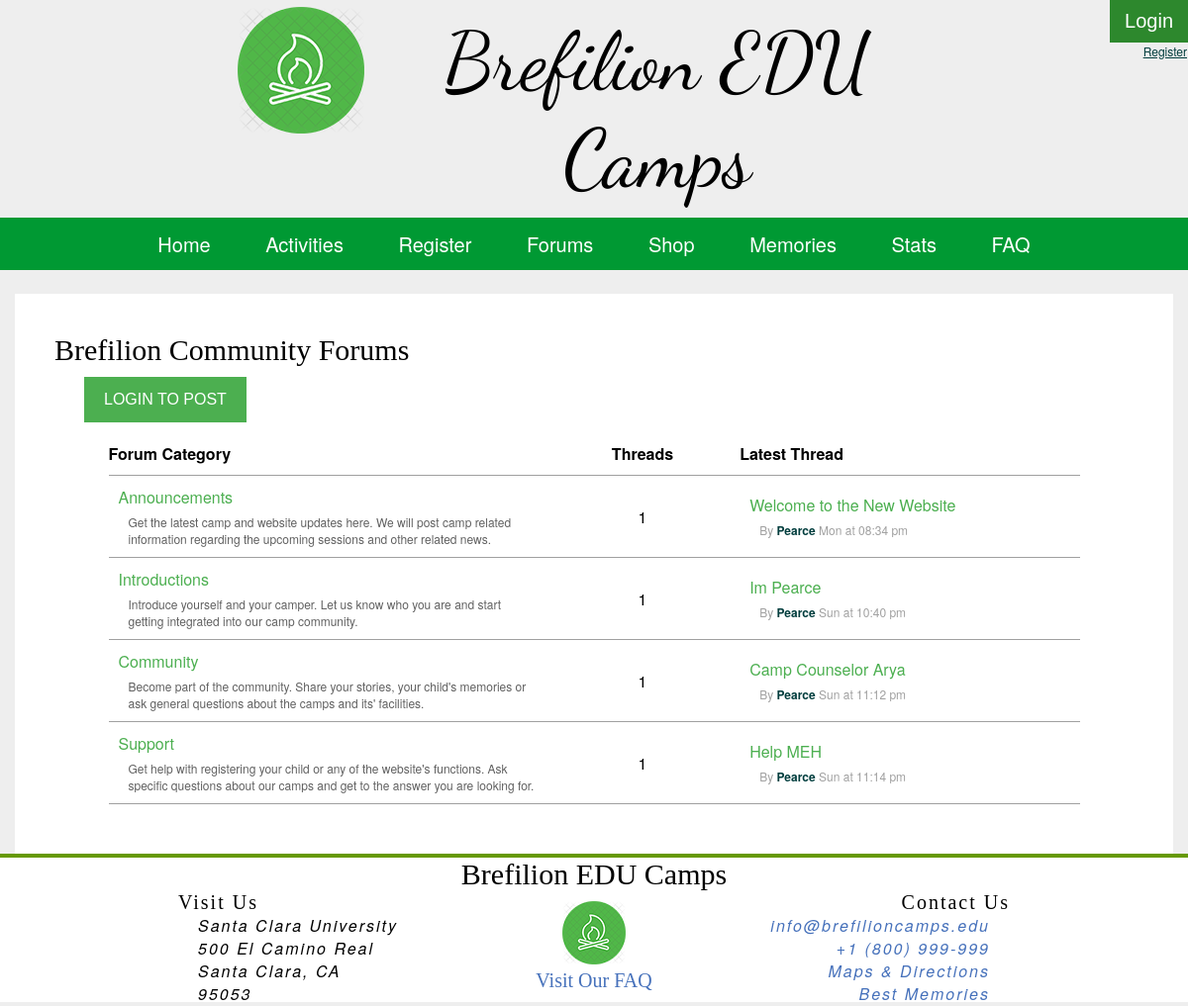
Page /forums/index.php on the committed database.
### tables this page shows
CREATE TABLE `forum_category` (
  `id` int(11) NOT NULL,
  `name` varchar(20) NOT NULL,
  `description` text NOT NULL,
  `count` int(10) UNSIGNED NOT NULL DEFAULT '0'
);

CREATE TABLE `forum_threads` (
  `id` int(10) UNSIGNED NOT NULL,
  `epoch` int(10) UNSIGNED NOT NULL,
  `parent` int(11) UNSIGNED NOT NULL,
  `author` int(11) UNSIGNED NOT NULL,
  `title` text NOT NULL,
  `message` text NOT NULL,
  `replies` int(11) UNSIGNED NOT NULL DEFAULT '0'
);

CREATE TABLE `user_info` (
  `id` int(10) UNSIGNED NOT NULL,
  `firstname` varchar(30) NOT NULL,
  `lastname` varchar(30) NOT NULL,
  `username` varchar(30) NOT NULL,
  `email` varchar(30) NOT NULL,
  `phone` varchar(10) NOT NULL
);

### forums/index.php (the view, shortened to what this page needs)
<!DOCTYPE html>
<html>
	<head>
		<?php include($_SERVER['DOCUMENT_ROOT']."/projects/coen161/includes/head.php"); ?>
	</head>
	<body>
		<div id="page-wrapper">
			<?php include($_SERVER['DOCUMENT_ROOT']."/projects/coen161/includes/header.php"); ?>
			<div id="content">
				<div class="container">
					<h2 class="section-header">Brefilion Community Forums</h2>
					<?php
						if (isset($_GET['thread'])) {
							$thread = $_GET['thread'];
							if ($thread == 0) {
								if (isset($_SESSION['loggedIn'])) {
									$fTitle = $fTitleErr = $fMessageErr = $fCategoryErr = '';
									$validThread = true;
									$query = "SELECT * FROM forum_threads ORDER BY id DESC LIMIT 1";
									$result = mysqli_query($sql, $query);
									while ($row = mysqli_fetch_assoc($result)) {
										$thread = $row['id'] + 1;
									}
									if ($_SERVER['REQUEST_METHOD'] == 'POST') {
										if (isset($_POST['newPost-form-php'])) {
											$fTitle = $_POST['newPost-title'];
											$fMessage = $_POST['newPost-message'];
											$fCategory = $_POST['newPost-categorty'];
											if (empty($fTitle)) {
												$fTitleErr = 'You must enter a thread title';
												$validThread = false;
											} else {
												$fTitle = test($fTitle);
											}
											if (empty($fMessage)) {
												$fMessageErr = 'You must enter some content';
												$validThread = false;
											} else {
												$fMessage = test($fMessage);
											}
											if ($fCategory < 2) {
												$fCategoryErr = 'You must select a forum category';
												$validThread = false;
											}
											if ($validThread) {
												$currTime = date('U');
												$author = $_SESSION['id'];
												$insert = "INSERT INTO forum_threads (epoch, parent, author, title, message) VALUES ('$currTime', '$fCategory', '$author', '$fTitle', '$fMessage')";
												mysqli_query($sql, $insert);
												$query = "SELECT * FROM forum_category WHERE id='$fCategory'";
												$result = mysqli_query($sql, $query);
												while ($row = $mysqli_fetch_assoc($result)) {
													$threadCount = $row['count'];
												}
												$threadCount++;
												$update = "UPDATE forum_category SET count='$threadCount' WHERE id=$fCategory";
												mysqli_query($sql, $update);
											}
										}
									}
									echo '<form id="create-thread" name="create-thread" method="post" action="/projects/coen161/forums/create/index.php?thread='.$thread.'">';
										echo '<label><strong>Select a Category</strong></label><span class="req">* </span><span id="newPost-categoryErr" class="error">'.$fCategoryErr.'</span><br>';
										echo '<select id="newPost-category" name="newPost-category">';
											$query = "SELECT * FROM forum_category";
											$result = mysqli_query($sql, $query);
											echo '<option value="0">Select Category</option>';
											while ($row = mysqli_fetch_assoc($result)) {
												if ($row['id'] != 1) {
													echo '<option value="'.$row['id'].'">'.$row['name'].'</option>';
												}
											}
										echo '</select><br>';
										echo '<label><strong>Title</strong></label><span class="req">* </span><span id="newPost-titleErr" class="error">'.$fTitleErr.'</span><br>';
										echo '<input id="newPost-title" name="newPost-title" type="text" value="'.$fTitle.'"><br>';
										echo '<label><strong>Message</strong></label><span class="req">* </span><span id="newPost-messageErr" class="error">'.$fMessageErr.'</span><br>';
										echo '<textarea id="newPost-message" name="newPost-message"></textarea><br>';
										echo '<input type="hidden" name="newPost-form-php"><br>';
										echo '<a href="/projects/coen161/forums/index.php?thread=0"><button id="newPost-btn" class="forum-btn" type="submit">Create</button></a>';
									echo '</form>';
								} else {
									echo '<button id="forumLogin" class="forum-btn">Login to Create a Thread</button>';
								}
							} else {
								$reply = $replyErr = '';
								if ($_SERVER['REQUEST_METHOD'] == 'POST') {
									if (isset($_POST['reply-form-php'])) {
										$reply = $_POST['reply'];
										if (!empty($reply)) {
											$reply = test($reply);
											$currTime = date('U');
											$parent = $_SESSION['id'];
											$insert = "INSERT INTO forum_replies (epoch, parent, author, message) VALUES ('$currTime', '$thread', '$parent', '$reply')";
											mysqli_query($sql, $insert);
											$query = "SELECT * FROM forum_threads WHERE id='$thread'";
											$result = mysqli_query($sql, $query);
											while ($row = mysqli_fetch_assoc($result)) {
												$replyCount = $row['replies'];
											}
											$replyCount++;
											$update = "UPDATE forum_threads SET replies='$replyCount' WHERE id=$thread";
											mysqli_query($sql, $update);
										}
									}
								}
								echo'<div class="forum-path">';
									echo '<p><a class="forum-link" href="/projects/coen161/forums/">Forum</a> >> ';
									$query = "SELECT * FROM forum_threads WHERE id='$thread'";
									$result = mysqli_query($sql, $query);
									while ($row = mysqli_fetch_assoc($result)) {
										$select = $row['parent'];
										$queryCat = "SELECT * FROM forum_category WHERE id='$select'";
										$resultCat = mysqli_query($sql, $queryCat);
										while ($rowCat = mysqli_fetch_assoc($resultCat)) {
											echo '<a href="/projects/coen161/forums/index.php?category='.$rowCat['id'].'" class="forum-link">'.$rowCat['name'].'</a>';
											echo ' >> '.$row['title'].'</p>';
										}
									}
								echo '</div>';
								echo '<div class="spacer" style="width: 96%;"></div>';
								if (!isset($_SESSION['loggedIn'])) {
									echo '<button id="forumLogin" class="forum-btn">Login to Reply</button>';
								}
								echo '<div id="thread">';
									echo '<div id="thread-op" class="forum-post">';
										$query = "SELECT * FROM forum_threads WHERE id='$thread' LIMIT 1";
										$result = mysqli_query($sql, $query);
										while ($row = mysqli_fetch_array($result)) {
											$queryAuthor = getAuthor($sql, $row['author']);
											$postTime = getTime($row['epoch']);
											$title = $row['title'];
											$message = $row['message'];
										}
										echo '<h4 class="post-title">'.$title.'</h4>';
										echo '<div class="f-spacer"></div>';
										echo '<p>'.$message.'</p>';
										echo '<p class="post-info" style="font-size: 14px;"><span class="post-author">'.$queryAuthor.'</span> - <span class="post-time">'.$postTime.'</span></p><br>';
									echo '</div>';
									if (isset($_SESSION['loggedIn'])) {
										echo '<form id="thread-reply" class="forum-reply" method="post" action="/projects/coen161/forums/index.php?thread='.$thread.'">';
											echo '<textarea id="text-reply" name="reply" placeholder="Leave a comment"></textarea>';
											echo '<input type="hidden" name="reply-form-php">';
											echo '<p id="replyErr" style="display: none;">'.$replyErr.'<p>';
											echo '<button id="btn-reply" class="forum-btn" style="display: none;">Reply</button>';
											echo '<button id="btn-reply-cancel" class="forum-btn" style="display: none;">Cancel</button>';
										echo '</form>';
									}
									$query = "SELECT * FROM forum_replies WHERE parent='$thread'";
									$result = mysqli_query($sql, $query);
									while ($row = mysqli_fetch_assoc($result)) {
										$queryAuthor = getAuthor($sql, $row['author']);
										$postTime = getTime($row['epoch']);
										$message = $row['message'];
										echo '<div class="forum-comment">';
											echo '<p class="comment-info"><span class="post-author">'.$queryAuthor.'</span> - <span class="post-time">'.$postTime.'</span></p>';
											echo '<p>'.$message.'</p>';
										echo '</div>';
									}
								echo '</div>';
							}
						} else {
							if (isset($_SESSION['loggedIn'])) {
								echo '<button id="newThreadBtn" class="forum-btn">New Thread</button>';
							} else {
								echo '<button id="forumLogin" class="forum-btn">Login to Post</button>';
							}
							echo '<table id="forum">';
								echo '<tr class="forum-header">';
									echo '<th class="forum">Forum Category</th>';
									echo '<th class="threads">Threads</th>';
									echo '<th class="latest">Latest Thread</th>';
								echo '</tr>';
							$query = "SELECT * FROM forum_category";
							$result = mysqli_query($sql, $query);
							while ($row = mysqli_fetch_assoc($result)) {
								echo '<tr>';
									echo '<td class="forum"><div>';
										echo '<a href="index.php?category='.$row['id'].'" class="forum-link">'.$row['name'].'</a>';
										echo '<p class="forum-desc">'.$row['description'].'</p>';
									echo '</div></td>';
									echo '<td class="threads">'.$row['count'].'</td>';
									$lastThreadInfo = getLastThread($sql, $row['id']);
									echo '<td class="latest"><div>';
										if (count($lastThreadInfo) == 7) {
											echo '<a href="index.php?thread='.$lastThreadInfo[0].'" class="forum-link">'.$lastThreadInfo[4].'</a>';
											$time = getTime($lastThreadInfo[1]);
											$queryAuthor = getAuthor($sql, $lastThreadInfo[3]);
											echo '<p class="post-info">By <span class="post-author">'.$queryAuthor.'</span> '.$time.'</p>';
										} else {
											echo '<p>'.$lastThreadInfo.'</p>';
										}
									echo '</div></td>';
								echo '</tr>';
							}
							echo '</table>';
						}
						function getAuthor($sql, $authorID) {
							$query = "SELECT * FROM user_info WHERE id='$authorID' LIMIT 1";
							$result = mysqli_query($sql, $query);
							if (mysqli_num_rows($result) > 0) {
								while ($row = mysqli_fetch_assoc($result)) {
									return $row['firstname'];
								}
							} else {
								return 'error (no author)';
							}
						}
						function getLastThread($sql, $category) {
							$query = "SELECT * FROM forum_category WHERE id='$category' LIMIT 1";
							$result = mysqli_query($sql, $query);
							$lastThreadInfo = array();
							while ($row = mysqli_fetch_assoc($result)) {
								if ($row['count'] > 0) {
									$queryThread = "SELECT * FROM forum_threads WHERE parent='$category' ORDER BY id DESC LIMIT 1";
									$resultThread = mysqli_query($sql, $queryThread);
									while ($rowThread = mysqli_fetch_array($resultThread)) {
										for ($x = 0; $x < 7; $x++) {
											array_push($lastThreadInfo, $rowThread[$x]);
										}
									}
									return $lastThreadInfo;
								} else {
									return 'There are no threads in this category';
								}
							}
						}
						function getTime($epoch) {
							$curr = date('U');
							if ($epoch - $curr > 604800) {
								return date('M d, y', $epoch);
							} else {
								return date('D \a\t h:i a', $epoch);
							}
						}
					?>
				</div>
			</div>
		</div>
		<?php include($_SERVER['DOCUMENT_ROOT']."/projects/coen161/includes/footer.php"); ?>
	</body>
</html>

### assets/css/main.css (style rules this page uses)
html, body { animation: pulse 0s; width: 100%; height: 100%; top: 0; right: 0; bottom: 0; left: 0; font-family: "Myriad Set Pro", "Helvetica Neue", "Helvetica", "Arial", sans-serif; }
html, body, #page-wrapper, #content, h1, h2, h3, h4, h5, h6, p, a, img, ul, li, table, tr, th, td, div, header, footer, nav, section, article, figure, figcaption, button, details, summary, input { margin: 0 0 0 0; padding: 0 0 0 0; -webkit-margin-before: 0; -webkit-margin-after: 0; -webkit-margin-start: 0; -webkit-margin-end: 0; }
h1, h2, h3, h4, h5, h6 { font-weight: 400; }
body { font-size: 16px; font-weight: 400; background-color: #F2F1F1; letter-spacing: 0px; font-style: normal; font-synthesis: none; -webkit-font-smoothing: antialiased; direction: ltr; color: black; }
table, tr, td, th { border-collapse: collapse; -webkit-border-horizontal-spacing: 0; -webkit-border-vertical-spacing: 0; }
*, *:before, *:after { -moz-box-sizing: border-box; -webkit-box-sizing: border-box; box-sizing: border-box; }
#page-wrapper { min-height: 100%; background-color: #eee; }
#page-wrapper:after { height: 154px; content: ""; display: block; }
#content { animation: pulse 1s; background-color: white; overflow: auto; margin: auto; width: 90%; max-width: 1370px; min-width: 1170px; }
.container { clear: both; overflow-x: hidden; -webkit-box-sizing: border-box; -moz-box-sizing: border-box; box-sizing: border-box; margin-top: 20px; margin-bottom: 20px; padding: 0 40px;; }
a { color: #4671BB; text-decoration: none; }
h2.section-header { font-family: 'Cinzel', serif; font-size: 30px; margin-top: 20px; margin-bottom: 20px; }
.forum-desc { color: #606060; }
.forum-desc, .post-info { font-size: 12px; padding-top: 5px; margin-left: 10px; }
.forum-link { margin-bottom: 10px; color: #4CAF50; }
.forum-btn { background-color: #4CAF50; color: white; padding: 14px 20px; margin: -10px 0 20px 30px; border: none; cursor: pointer; text-transform: uppercase; font-size: 16px; }
.post-info { color: #A0A0A0; }
.post-author { color: #003D3D; font-weight: bold; }
#forum, #threads { width: 90%; margin: auto; margin-bottom: 30px; }
#forum tr, #threads tr { border-bottom: 1px solid #A0A0A0; }
#forum th, #threads th { text-align: left; padding-bottom: 10px; }
#forum td, #threads td { padding: 10px 10px; }
#forum a, #threads a { color: #4CAF50; }
#forum .forum { width: 45%; }
#forum .threads { width: 20%; text-align: center; }
#forum .latest { width: 35%; }

### rows in the picture
forum_category: name "Announcements", description "Get the latest camp and website updates here. We will post camp related information regarding the upcoming sessions and other related news.", count "1", forum_threads.title "Welcome to the New Website", forum_threads.author "Pearce", forum_threads.epoch "Mon at 08:34 pm"
forum_category: name "Introductions", description "Introduce yourself and your camper. Let us know who you are and start getting integrated into our camp community.", count "1", forum_threads.title "Im Pearce", forum_threads.author "Pearce", forum_threads.epoch "Sun at 10:40 pm"
forum_category: name "Community", description "Become part of the community. Share your stories, your child's memories or ask general questions about the camps and its' facilities.", count "1", forum_threads.title "Camp Counselor Arya", forum_threads.author "Pearce", forum_threads.epoch "Sun at 11:12 pm"
forum_category: name "Support", description "Get help with registering your child or any of the website's functions. Ask specific questions about our camps and get to the answer you are looking for.", count "1", forum_threads.title "Help MEH", forum_threads.author "Pearce", forum_threads.epoch "Sun at 11:14 pm"
